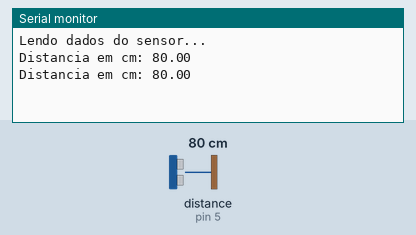
This sketch was run on a simulated Arduino Uno, built with avr-gcc and run on an emulated ATmega328P. Shown: the last lines printed to the serial monitor. The test bench sets the inputs (shaded band); at power-on: distance to the obstacle (sensor on pin 5) 80 cm. The echo pulse lasts 58.3 µs per cm.

Above: at 1.8 s.
1.9 s: distance to the obstacle (sensor on pin 5) set to 2 cm
At 2.4 s:
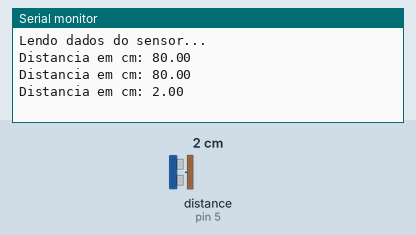
3.4 s: distance to the obstacle (sensor on pin 5) set to 4 cm
At 4.8 s:
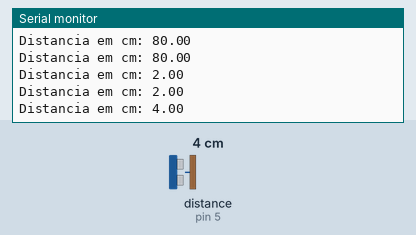
Timing chart, 0 to 6.4 s (numbered marks = the images above; inputs shaded):
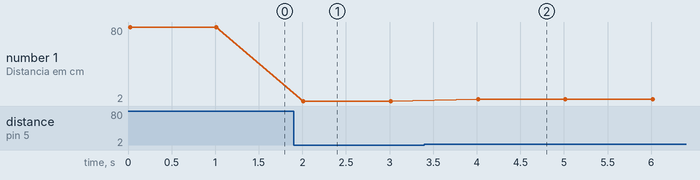

Measured:
- after the input at 1.9 s, the serial monitor: prints a new line after 0.11 s (image 1)
- after the input at 3.4 s, the serial monitor: prints a new line after 0.62 s (image 2)
- plotted number 1: 80 → 2 after the input at 1.9 s, 2 → 4 after the input at 3.4 s

The sketch:

Experimento03.ino
```cpp
#include <Ultrasonic.h>

#define pino_trigger 4
#define pino_echo 5

Ultrasonic ultrasonic(pino_trigger, pino_echo);

void setup()
{
  Serial.begin(9600);
  Serial.println("Lendo dados do sensor... ");
}

void loop()
{

  float cmMsec;
  cmMsec = ultrasonic.distanceRead(CM);
  Serial.print("Distancia em cm: ");
  Serial.print(cmMsec);
  Serial.println (" ");
  delay(1000);
}
```
